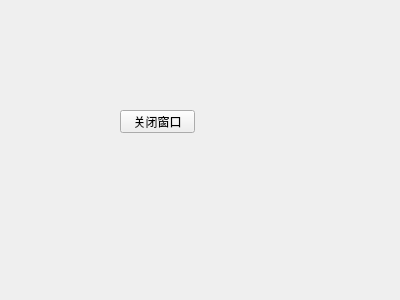
<?xml version="1.0" encoding="UTF-8"?>
<ui version="4.0">
 <class>Form</class>
 <widget class="QWidget" name="Form">
  <property name="geometry">
   <rect>
    <x>0</x>
    <y>0</y>
    <width>400</width>
    <height>300</height>
   </rect>
  </property>
  <property name="windowTitle">
   <string>Form</string>
  </property>
  <widget class="QPushButton" name="closeWinBtn">
   <property name="geometry">
    <rect>
     <x>120</x>
     <y>110</y>
     <width>75</width>
     <height>23</height>
    </rect>
   </property>
   <property name="text">
    <string>关闭窗口</string>
   </property>
  </widget>
 </widget>
 <resources/>
 <connections/>
</ui>
